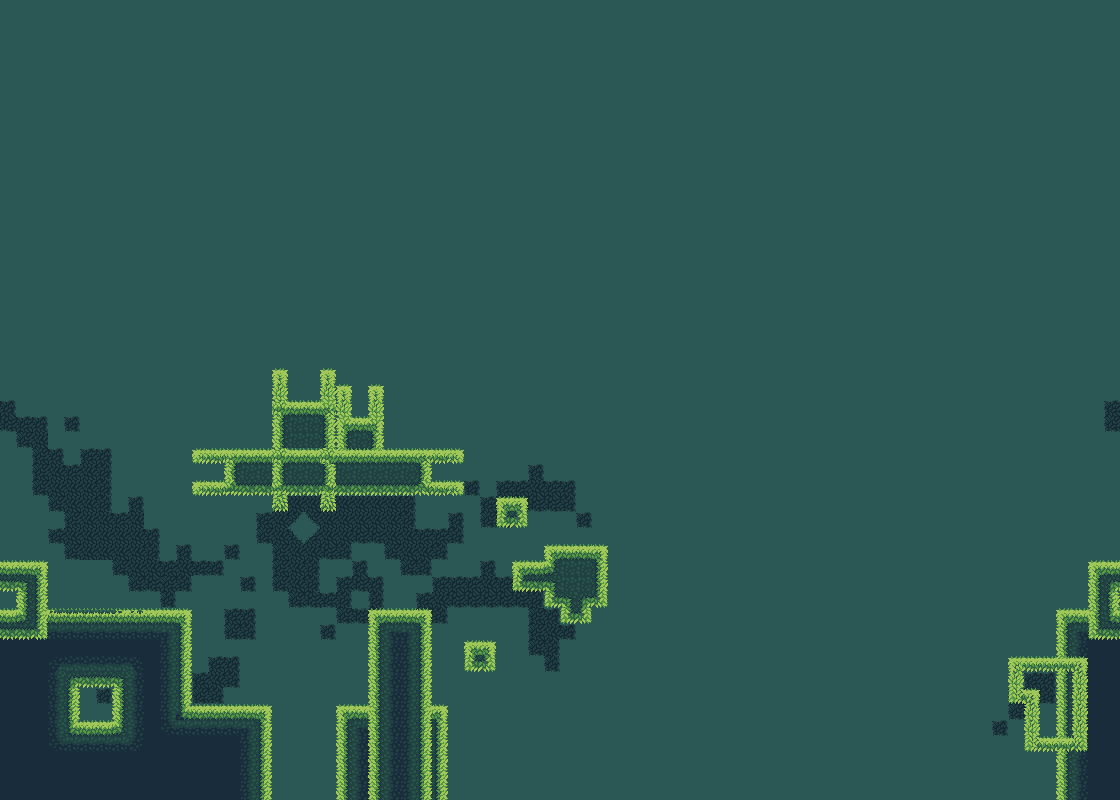

A 2D game scene composited from a Tiled map and its tileset images. What follows is a short description and the map's XML, with each tile layer's data collapsed to a summary:
An orthogonal 70x50 tile map with 16x16 px tiles, 3 tile layers (Background, Background, Foreground).

<map version="1.0" tiledversion="1.1.2" orientation="orthogonal" renderorder="right-down" width="70" height="50" tilewidth="16" tileheight="16" infinite="0" backgroundcolor="#2b5754" nextobjectid="1">
 <tileset firstgid="1" source="../tilesets/jungle.tsx" />
 <layer name="Background" width="70" height="50">
  <data>[3500 cells, 199 non-empty, 44 distinct tile ids]</data>
 </layer>
 <layer name="Background" width="70" height="50">
  <data>[3500 cells, 350 non-empty, 132 distinct tile ids]</data>
 </layer>
 <layer name="Foreground" width="70" height="50">
  <data>[3500 cells, 120 non-empty, 62 distinct tile ids]</data>
 </layer>
</map>
